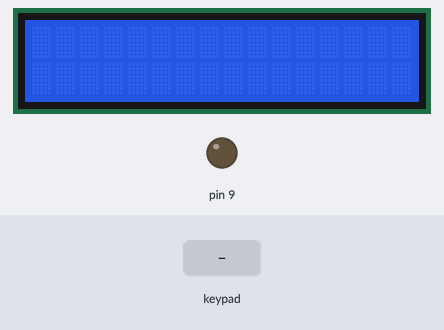
Simulated run of this sketch. Board: Arduino Uno, built with avr-gcc and run on an emulated ATmega328P. On the bench: 16×2 character LCD, output pins drawn as LEDs (lit = HIGH). Wiring (inferred from the signals the program sends): 4×3 keypad with keys 1 2 3 4 5 6 7 8 9 * 0 # (labels assumed): rows pin 3, pin 4, pin 5, pin 6; columns pin 0, pin 1, pin 2. The inputs (shaded band) are chosen by the test bench. Pins used as bus, display or sensor lines are not drawn.

Above: at 1.2 s.
1.3 s: keypad keys 1 2 # pressed 0.4 s apart
At 3.4 s:
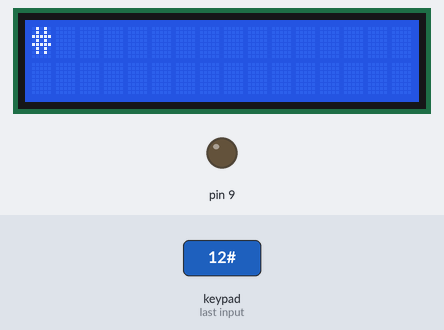
4.0 s: key '2' pressed
At 5.3 s:
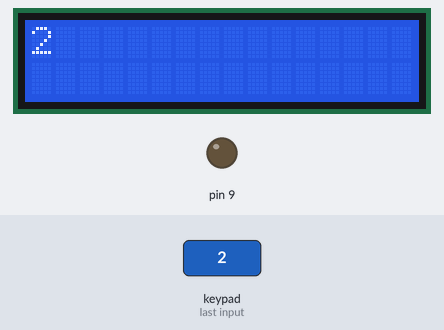
5.6 s: key '3' pressed
At 6.7 s:
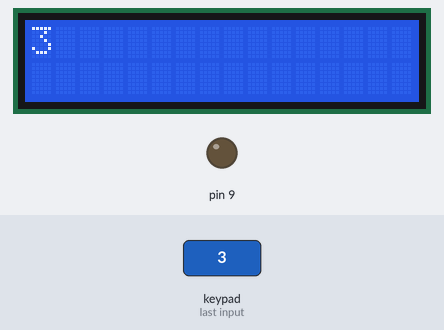
7.2 s: keypad keys 2 5 pressed 0.4 s apart
At 8.5 s:
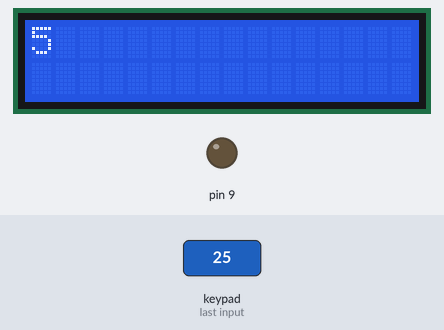
9.5 s: key '*' pressed
At 10.5 s:
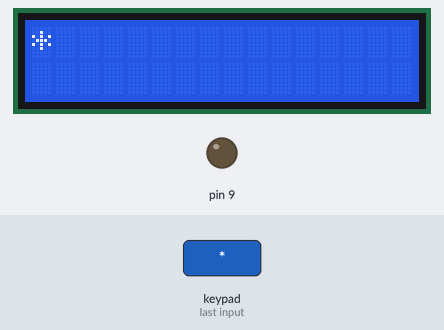
11.0 s: key '1' pressed
At 11.4 s:
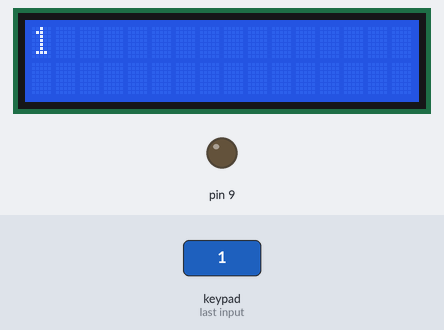
Timing chart, 0 to 13.5 s (numbered marks = the images above; inputs shaded):
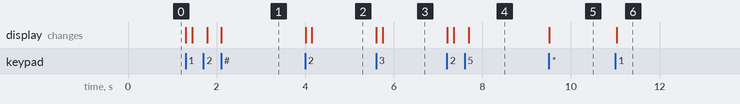

The sketch:

Keyp.ino
```cpp
#include<LiquidCrystal.h>
#define segA 7
#define segB 8
#define segC 9
#define segD 10
#define segE 11
#define segF 12
#define segG 13
LiquidCrystal LCD(8,7,10,11,12,13); //(RS,En,D1,D2,D3,D4)
char pressed;
void setup() {
  for(int i=3;i<=13;i++)
  { pinMode(i,OUTPUT); } //Setting Keypad row pins and LCD pins as output
  for(int j=0;j<=2;j++)
  { pinMode(j,INPUT_PULLUP); } //Setting keypad col pins as input
  for(int k=3;k<=6;k++)
 { digitalWrite(k,HIGH); } //Setting row pins HIGH
  LCD.begin(16,2);
  LCD.clear();
  LCD.setCursor(0,0);
  }

void loop()
{
 for(int i=3;i<=6;i++) //rows A,B,C,D
        {
         digitalWrite(i,LOW);
         for(int j=0;j<=2;j++) //columns 1,2,3
         {
            if(digitalRead(j)==LOW)
              {
            if(i==3 && j==0) //display 1
              {     LCD.clear(); LCD.print("1");      }
            else if(i==3 && j==1) //display 2
              {     LCD.clear(); LCD.print("2");      }
           else if(i==3 && j==2) //display 3
              {    LCD.clear();  LCD.print("3");      }
           if(i==4 && j==0) //display 4
              {    LCD.clear(); LCD.print("4");       }
            else if(i==4 && j==1) //display 5
              {    LCD.clear(); LCD.print("5");       }
            else if(i==4 && j==2) //display 6
              {    LCD.clear(); LCD.print("6");       }
           if(i==5 && j==0) //display 7
              {    LCD.clear(); LCD.print("7");       }
           else if(i==5 && j==1) //display 8
              {    LCD.clear(); LCD.print("8");       }
           else if(i==5 && j==2) //display 9
              {    LCD.clear(); LCD.print("9");       }
           if(i==6 && j==0) //display *
              {    LCD.clear(); LCD.print("*");       }
           else if(i==6 && j==1)//display 0
              {    LCD.clear(); LCD.print("0");       }
            else if(i==6 && j==2) //display #
              {   LCD.clear();  LCD.print("#");       }
                digitalWrite(i,HIGH);
         }
      }
   }
}
```

Measured:
- after the input at 1.3 s, the display: first changes at once (image 1 shows a later state)
- after the input at 4.0 s, the display: first changes at once (image 2 shows a later state)
- after the input at 5.6 s, the display: first changes at once (image 3 shows a later state)
- after the input at 7.2 s, the display: first changes at once (image 4 shows a later state)
- after the input at 9.5 s, the display: changes at once (image 5)
- after the input at 11.0 s, the display: changes at once (image 6)
